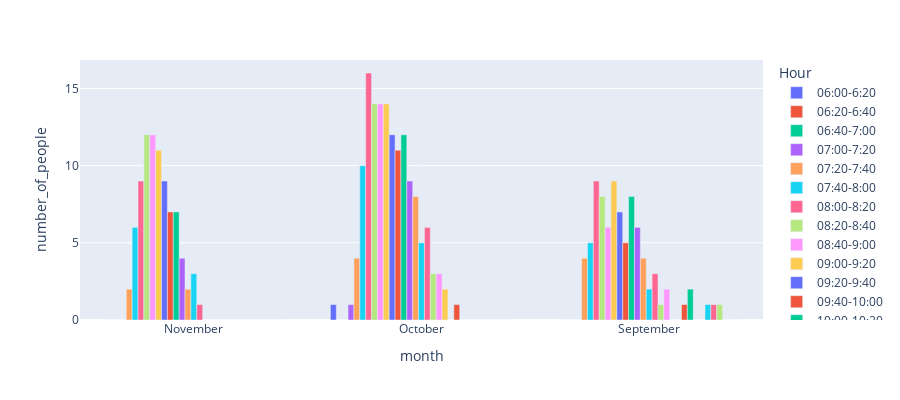

The cell this chart's notebook holds for it:
### Code cell
px.bar(group_by_month, x="month", y="number_of_people",
             color='Hour', barmode='group',
             height=400)

### Figure 1 — Plotly figure (JSON) as saved in the notebook; plotly's stock layout.template omitted (floating-point values rounded to 4 significant figures)
{"data": [{"alignmentgroup": "True", "hovertemplate": "Hour=06:00-6:20<br>month=%{x}<br>number_of_people=%{y}<extra></extra>", "legendgroup": "06:00-6:20", "marker": {"color": "#636efa", "pattern": {"shape": ""}}, "name": "06:00-6:20", "offsetgroup": "06:00-6:20", "orientation": "v", "showlegend": true, "textposition": "auto", "type": "bar", "x": ["November", "October", "September"], "xaxis": "x", "y": [0, 1, 0], "yaxis": "y"}, {"alignmentgroup": "True", "hovertemplate": "Hour=06:20-6:40<br>month=%{x}<br>number_of_people=%{y}<extra></extra>", "legendgroup": "06:20-6:40", "marker": {"color": "#EF553B", "pattern": {"shape": ""}}, "name": "06:20-6:40", "offsetgroup": "06:20-6:40", "orientation": "v", "showlegend": true, "textposition": "auto", "type": "bar", "x": ["November", "October", "September"], "xaxis": "x", "y": [0, 0, 0], "yaxis": "y"}, {"alignmentgroup": "True", "hovertemplate": "Hour=06:40-7:00<br>month=%{x}<br>number_of_people=%{y}<extra></extra>", "legendgroup": "06:40-7:00", "marker": {"color": "#00cc96", "pattern": {"shape": ""}}, "name": "06:40-7:00", "offsetgroup": "06:40-7:00", "orientation": "v", "showlegend": true, "textposition": "auto", "type": "bar", "x": ["November", "October", "September"], "xaxis": "x", "y": [0, 0, 0], "yaxis": "y"}, {"alignmentgroup": "True", "hovertemplate": "Hour=07:00-7:20<br>month=%{x}<br>number_of_people=%{y}<extra></extra>", "legendgroup": "07:00-7:20", "marker": {"color": "#ab63fa", "pattern": {"shape": ""}}, "name": "07:00-7:20", "offsetgroup": "07:00-7:20", "orientation": "v", "showlegend": true, "textposition": "auto", "type": "bar", "x": ["November", "October", "September"], "xaxis": "x", "y": [0, 1, 0], "yaxis": "y"}, {"alignmentgroup": "True", "hovertemplate": "Hour=07:20-7:40<br>month=%{x}<br>number_of_people=%{y}<extra></extra>", "legendgroup": "07:20-7:40", "marker": {"color": "#FFA15A", "pattern": {"shape": ""}}, "name": "07:20-7:40", "offsetgroup": "07:20-7:40", "orientation": "v", "showlegend": true, "textposition": "auto", "type": "bar", "x": ["November", "October", "September"], "xaxis": "x", "y": [2, 4, 4], "yaxis": "y"}, {"alignmentgroup": "True", "hovertemplate": "Hour=07:40-8:00<br>month=%{x}<br>number_of_people=%{y}<extra></extra>", "legendgroup": "07:40-8:00", "marker": {"color": "#19d3f3", "pattern": {"shape": ""}}, "name": "07:40-8:00", "offsetgroup": "07:40-8:00", "orientation": "v", "showlegend": true, "textposition": "auto", "type": "bar", "x": ["November", "October", "September"], "xaxis": "x", "y": [6, 10, 5], "yaxis": "y"}, {"alignmentgroup": "True", "hovertemplate": "Hour=08:00-8:20<br>month=%{x}<br>number_of_people=%{y}<extra></extra>", "legendgroup": "08:00-8:20", "marker": {"color": "#FF6692", "pattern": {"shape": ""}}, "name": "08:00-8:20", "offsetgroup": "08:00-8:20", "orientation": "v", "showlegend": true, "textposition": "auto", "type": "bar", "x": ["November", "October", "September"], "xaxis": "x", "y": [9, 16, 9], "yaxis": "y"}, {"alignmentgroup": "True", "hovertemplate": "Hour=08:20-8:40<br>month=%{x}<br>number_of_people=%{y}<extra></extra>", "legendgroup": "08:20-8:40", "marker": {"color": "#B6E880", "pattern": {"shape": ""}}, "name": "08:20-8:40", "offsetgroup": "08:20-8:40", "orientation": "v", "showlegend": true, "textposition": "auto", "type": "bar", "x": ["November", "October", "September"], "xaxis": "x", "y": [12, 14, 8], "yaxis": "y"}, {"alignmentgroup": "True", "hovertemplate": "Hour=08:40-9:00<br>month=%{x}<br>number_of_people=%{y}<extra></extra>", "legendgroup": "08:40-9:00", "marker": {"color": "#FF97FF", "pattern": {"shape": ""}}, "name": "08:40-9:00", "offsetgroup": "08:40-9:00", "orientation": "v", "showlegend": true, "textposition": "auto", "type": "bar", "x": ["November", "October", "September"], "xaxis": "x", "y": [12, 14, 6], "yaxis": "y"}, {"alignmentgroup": "True", "hovertemplate": "Hour=09:00-9:20<br>month=%{x}<br>number_of_people=%{y}<extra></extra>", "legendgroup": "09:00-9:20", "marker": {"color": "#FECB52", "pattern": {"shape": ""}}, "name": "09:00-9:20", "offsetgroup": "09:00-9:20", "orientation": "v", "showlegend": true, "textposition": "auto", "type": "bar", "x": ["November", "October", "September"], "xaxis": "x", "y": [11, 14, 9], "yaxis": "y"}, {"alignmentgroup": "True", "hovertemplate": "Hour=09:20-9:40<br>month=%{x}<br>number_of_people=%{y}<extra></extra>", "legendgroup": "09:20-9:40", "marker": {"color": "#636efa", "pattern": {"shape": ""}}, "name": "09:20-9:40", "offsetgroup": "09:20-9:40", "orientation": "v", "showlegend": true, "textposition": "auto", "type": "bar", "x": ["November", "October", "September"], "xaxis": "x", "y": [9, 12, 7], "yaxis": "y"}, {"alignmentgroup": "True", "hovertemplate": "Hour=09:40-10:00<br>month=%{x}<br>number_of_people=%{y}<extra></extra>", "legendgroup": "09:40-10:00", "marker": {"color": "#EF553B", "pattern": {"shape": ""}}, "name": "09:40-10:00", "offsetgroup": "09:40-10:00", "orientation": "v", "showlegend": true, "textposition": "auto", "type": "bar", "x": ["November", "October", "September"], "xaxis": "x", "y": [7, 11, 5], "yaxis": "y"}, {"alignmentgroup": "True", "hovertemplate": "Hour=10:00-10:20<br>month=%{x}<br>number_of_people=%{y}<extra></extra>", "legendgroup": "10:00-10:20", "marker": {"color": "#00cc96", "pattern": {"shape": ""}}, "name": "10:00-10:20", "offsetgroup": "10:00-10:20", "orientation": "v", "showlegend": true, "textposition": "auto", "type": "bar", "x": ["November", "October", "September"], "xaxis": "x", "y": [7, 12, 8], "yaxis": "y"}, {"alignmentgroup": "True", "hovertemplate": "Hour=10:20-10:40<br>month=%{x}<br>number_of_people=%{y}<extra></extra>", "legendgroup": "10:20-10:40", "marker": {"color": "#ab63fa", "pattern": {"shape": ""}}, "name": "10:20-10:40", "offsetgroup": "10:20-10:40", "orientation": "v", "showlegend": true, "textposition": "auto", "type": "bar", "x": ["November", "October", "September"], "xaxis": "x", "y": [4, 9, 6], "yaxis": "y"}, {"alignmentgroup": "True", "hovertemplate": "Hour=10:40-11:00<br>month=%{x}<br>number_of_people=%{y}<extra></extra>", "legendgroup": "10:40-11:00", "marker": {"color": "#FFA15A", "pattern": {"shape": ""}}, "name": "10:40-11:00", "offsetgroup": "10:40-11:00", "orientation": "v", "showlegend": true, "textposition": "auto", "type": "bar", "x": ["November", "October", "September"], "xaxis": "x", "y": [2, 8, 4], "yaxis": "y"}, {"alignmentgroup": "True", "hovertemplate": "Hour=11:00-11:20<br>month=%{x}<br>number_of_people=%{y}<extra></extra>", "legendgroup": "11:00-11:20", "marker": {"color": "#19d3f3", "pattern": {"shape": ""}}, "name": "11:00-11:20", "offsetgroup": "11:00-11:20", "orientation": "v", "showlegend": true, "textposition": "auto", "type": "bar", "x": ["November", "October", "September"], "xaxis": "x", "y": [3, 5, 2], "yaxis": "y"}, {"alignmentgroup": "True", "hovertemplate": "Hour=11:20-11:40<br>month=%{x}<br>number_of_people=%{y}<extra></extra>", "legendgroup": "11:20-11:40", "marker": {"color": "#FF6692", "pattern": {"shape": ""}}, "name": "11:20-11:40", "offsetgroup": "11:20-11:40", "orientation": "v", "showlegend": true, "textposition": "auto", "type": "bar", "x": ["November", "October", "September"], "xaxis": "x", "y": [1, 6, 3], "yaxis": "y"}, {"alignmentgroup": "True", "hovertemplate": "Hour=11:40-12:00<br>month=%{x}<br>number_of_people=%{y}<extra></extra>", "legendgroup": "11:40-12:00", "marker": {"color": "#B6E880", "pattern": {"shape": ""}}, "name": "11:40-12:00", "offsetgroup": "11:40-12:00", "orientation": "v", "showlegend": true, "textposition": "auto", "type": "bar", "x": ["November", "October", "September"], "xaxis": "x", "y": [0, 3, 1], "yaxis": "y"}, {"alignmentgroup": "True", "hovertemplate": "Hour=12:00-12:20<br>month=%{x}<br>number_of_people=%{y}<extra></extra>", "legendgroup": "12:00-12:20", "marker": {"color": "#FF97FF", "pattern": {"shape": ""}}, "name": "12:00-12:20", "offsetgroup": "12:00-12:20", "orientation": "v", "showlegend": true, "textposition": "auto", "type": "bar", "x": ["November", "October", "September"], "xaxis": "x", "y": [0, 3, 2], "yaxis": "y"}, {"alignmentgroup": "True", "hovertemplate": "Hour=12:20-12:40<br>month=%{x}<br>number_of_people=%{y}<extra></extra>", "legendgroup": "12:20-12:40", "marker": {"color": "#FECB52", "pattern": {"shape": ""}}, "name": "12:20-12:40", "offsetgroup": "12:20-12:40", "orientation": "v", "showlegend": true, "textposition": "auto", "type": "bar", "x": ["November", "October", "September"], "xaxis": "x", "y": [0, 2, 0], "yaxis": "y"}, {"alignmentgroup": "True", "hovertemplate": "Hour=12:40-13:00<br>month=%{x}<br>number_of_people=%{y}<extra></extra>", "legendgroup": "12:40-13:00", "marker": {"color": "#636efa", "pattern": {"shape": ""}}, "name": "12:40-13:00", "offsetgroup": "12:40-13:00", "orientation": "v", "showlegend": true, "textposition": "auto", "type": "bar", "x": ["November", "October", "September"], "xaxis": "x", "y": [0, 0, 0], "yaxis": "y"}, {"alignmentgroup": "True", "hovertemplate": "Hour=13:00-13:20<br>month=%{x}<br>number_of_people=%{y}<extra></extra>", "legendgroup": "13:00-13:20", "marker": {"color": "#EF553B", "pattern": {"shape": ""}}, "name": "13:00-13:20", "offsetgroup": "13:00-13:20", "orientation": "v", "showlegend": true, "textposition": "auto", "type": "bar", "x": ["November", "October", "September"], "xaxis": "x", "y": [0, 1, 1], "yaxis": "y"}, {"alignmentgroup": "True", "hovertemplate": "Hour=13:20-13:40<br>month=%{x}<br>number_of_people=%{y}<extra></extra>", "legendgroup": "13:20-13:40", "marker": {"color": "#00cc96", "pattern": {"shape": ""}}, "name": "13:20-13:40", "offsetgroup": "13:20-13:40", "orientation": "v", "showlegend": true, "textposition": "auto", "type": "bar", "x": ["November", "October", "September"], "xaxis": "x", "y": [0, 0, 2], "yaxis": "y"}, {"alignmentgroup": "True", "hovertemplate": "Hour=13:40-14:00<br>month=%{x}<br>number_of_people=%{y}<extra></extra>", "legendgroup": "13:40-14:00", "marker": {"color": "#ab63fa", "pattern": {"shape": ""}}, "name": "13:40-14:00", "offsetgroup": "13:40-14:00", "orientation": "v", "showlegend": true, "textposition": "auto", "type": "bar", "x": ["November", "October", "September"], "xaxis": "x", "y": [0, 0, 0], "yaxis": "y"}, {"alignmentgroup": "True", "hovertemplate": "Hour=14:00-14:20<br>month=%{x}<br>number_of_people=%{y}<extra></extra>", "legendgroup": "14:00-14:20", "marker": {"color": "#FFA15A", "pattern": {"shape": ""}}, "name": "14:00-14:20", "offsetgroup": "14:00-14:20", "orientation": "v", "showlegend": true, "textposition": "auto", "type": "bar", "x": ["November", "October", "September"], "xaxis": "x", "y": [0, 0, 0], "yaxis": "y"}, {"alignmentgroup": "True", "hovertemplate": "Hour=14:20-14:40<br>month=%{x}<br>number_of_people=%{y}<extra></extra>", "legendgroup": "14:20-14:40", "marker": {"color": "#19d3f3", "pattern": {"shape": ""}}, "name": "14:20-14:40", "offsetgroup": "14:20-14:40", "orientation": "v", "showlegend": true, "textposition": "auto", "type": "bar", "x": ["November", "October", "September"], "xaxis": "x", "y": [0, 0, 1], "yaxis": "y"}, {"alignmentgroup": "True", "hovertemplate": "Hour=14:40-15:00<br>month=%{x}<br>number_of_people=%{y}<extra></extra>", "legendgroup": "14:40-15:00", "marker": {"color": "#FF6692", "pattern": {"shape": ""}}, "name": "14:40-15:00", "offsetgroup": "14:40-15:00", "orientation": "v", "showlegend": true, "textposition": "auto", "type": "bar", "x": ["November", "October", "September"], "xaxis": "x", "y": [0, 0, 1], "yaxis": "y"}, {"alignmentgroup": "True", "hovertemplate": "Hour=15:00-15:30<br>month=%{x}<br>number_of_people=%{y}<extra></extra>", "legendgroup": "15:00-15:30", "marker": {"color": "#B6E880", "pattern": {"shape": ""}}, "name": "15:00-15:30", "offsetgroup": "15:00-15:30", "orientation": "v", "showlegend": true, "textposition": "auto", "type": "bar", "x": ["November", "October", "September"], "xaxis": "x", "y": [0, 0, 1], "yaxis": "y"}, {"alignmentgroup": "True", "hovertemplate": "Hour=15:30-16:00<br>month=%{x}<br>number_of_people=%{y}<extra></extra>", "legendgroup": "15:30-16:00", "marker": {"color": "#FF97FF", "pattern": {"shape": ""}}, "name": "15:30-16:00", "offsetgroup": "15:30-16:00", "orientation": "v", "showlegend": true, "textposition": "auto", "type": "bar", "x": ["November", "October", "September"], "xaxis": "x", "y": [0, 0, 0], "yaxis": "y"}, {"alignmentgroup": "True", "hovertemplate": "Hour=16:00-16:30<br>month=%{x}<br>number_of_people=%{y}<extra></extra>", "legendgroup": "16:00-16:30", "marker": {"color": "#FECB52", "pattern": {"shape": ""}}, "name": "16:00-16:30", "offsetgroup": "16:00-16:30", "orientation": "v", "showlegend": true, "textposition": "auto", "type": "bar", "x": ["November", "October", "September"], "xaxis": "x", "y": [0, 0, 0], "yaxis": "y"}, {"alignmentgroup": "True", "hovertemplate": "Hour=16:30-17:00<br>month=%{x}<br>number_of_people=%{y}<extra></extra>", "legendgroup": "16:30-17:00", "marker": {"color": "#636efa", "pattern": {"shape": ""}}, "name": "16:30-17:00", "offsetgroup": "16:30-17:00", "orientation": "v", "showlegend": true, "textposition": "auto", "type": "bar", "x": ["November", "October", "September"], "xaxis": "x", "y": [0, 0, 0], "yaxis": "y"}], "layout": {"barmode": "group", "height": 400, "legend": {"title": {"text": "Hour"}, "tracegroupgap": 0}, "margin": {"t": 60}, "xaxis": {"anchor": "y", "domain": [0, 1], "title": {"text": "month"}}, "yaxis": {"anchor": "x", "domain": [0, 1], "title": {"text": "number_of_people"}}}}
